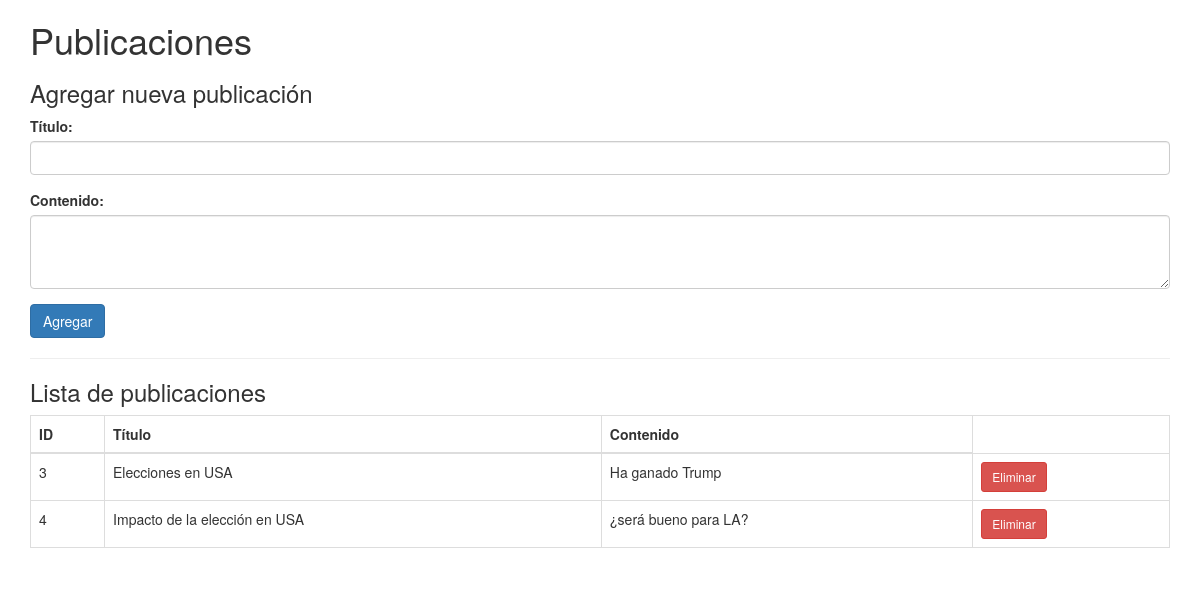
Before: / with the older database file.
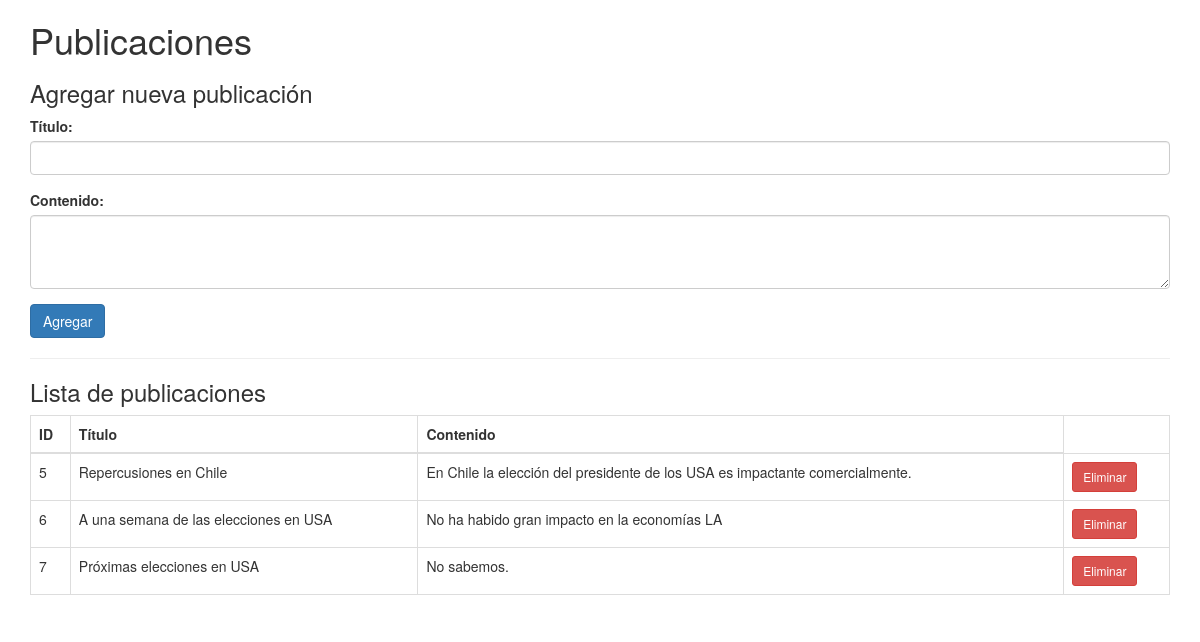
After: the same page with the newer database file.
### tables this page shows
CREATE TABLE posts (
            id INTEGER PRIMARY KEY AUTOINCREMENT,
            title TEXT NOT NULL,
            content TEXT NOT NULL
        );

### app.py (the view)
@app.route('/')
def index():
    connection = sqlite3.connect('database.db')
    cursor = connection.cursor()
    cursor.execute("SELECT * FROM posts")
    posts = cursor.fetchall()
    connection.close()
    return render_template('index.html', posts=posts)

### templates/index.html (shortened to what this page needs)
<!DOCTYPE html>
<html lang="en">
<head>
    <link rel="stylesheet" href="https://maxcdn.bootstrapcdn.com/bootstrap/3.4.1/css/bootstrap.min.css">
</head>
<body>
    <div class="container">
        <h1>Publicaciones</h1>
        <h3>Agregar nueva publicación</h3>
        <form action="{{ url_for('add_post') }}" method="POST">
            <div class="form-group">
                <label for="title">Título:</label>
                <input type="text" class="form-control" id="title" name="title" required>
            </div>
            <div class="form-group">
                <label for="content">Contenido:</label>
                <textarea class="form-control" id="content" name="content" rows="3" required></textarea>
            </div>
            <button type="submit" class="btn btn-primary">Agregar</button>
        </form>
        <hr>
        <h3>Lista de publicaciones</h3>
        <table class="table table-bordered">
            <thead>
                <tr>
                    <th>ID</th>
                    <th>Título</th>
                    <th>Contenido</th>
                </tr>
            </thead>
            <tbody>
                {% for post in posts %}
                <tr>
                    <td>{{ post[0] }}</td>
                    <td>{{ post[1] }}</td>
                    <td>{{ post[2] }}</td>
                    <td>
                        <form action="{{ url_for('delete_post', post_id=post[0]) }}" method="POST" style="display:inline;">
                            <button type="submit" class="btn btn-danger btn-sm">Eliminar</button>
                        </form>
                    </td>
                </tr>
                {% endfor %}
            </tbody>
        </table>
    </div>
</body>
</html>

Changed rows visible on the page:
removed posts: id "3", title "Elecciones en USA", content "Ha ganado Trump"
removed posts: id "4", title "Impacto de la elección en USA", content "¿será bueno para LA?"
added posts: id "5", title "Repercusiones en Chile", content "En Chile la elección del presidente de los USA es impactante comercialmente."
added posts: id "6", title "A una semana de las elecciones en USA", content "No ha habido gran impacto en la economías LA"
added posts: id "7", title "Próximas elecciones en USA", content "No sabemos."
